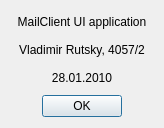
<?xml version="1.0" encoding="UTF-8"?>
<ui version="4.0">
 <class>AboutDialog</class>
 <widget class="QDialog" name="AboutDialog">
  <property name="windowModality">
   <enum>Qt::ApplicationModal</enum>
  </property>
  <property name="geometry">
   <rect>
    <x>0</x>
    <y>0</y>
    <width>164</width>
    <height>128</height>
   </rect>
  </property>
  <property name="windowTitle">
   <string>About...</string>
  </property>
  <property name="modal">
   <bool>true</bool>
  </property>
  <layout class="QGridLayout" name="gridLayout">
   <item row="0" column="0">
    <layout class="QVBoxLayout" name="verticalLayout">
     <item>
      <widget class="QLabel" name="label">
       <property name="text">
        <string>MailClient UI application</string>
       </property>
       <property name="alignment">
        <set>Qt::AlignCenter</set>
       </property>
      </widget>
     </item>
     <item>
      <widget class="QLabel" name="label_2">
       <property name="text">
        <string>Vladimir Rutsky, 4057/2</string>
       </property>
       <property name="alignment">
        <set>Qt::AlignCenter</set>
       </property>
      </widget>
     </item>
     <item>
      <widget class="QLabel" name="label_3">
       <property name="text">
        <string>28.01.2010</string>
       </property>
       <property name="alignment">
        <set>Qt::AlignCenter</set>
       </property>
      </widget>
     </item>
    </layout>
   </item>
   <item row="1" column="0">
    <widget class="QDialogButtonBox" name="buttonBox">
     <property name="orientation">
      <enum>Qt::Horizontal</enum>
     </property>
     <property name="standardButtons">
      <set>QDialogButtonBox::Ok</set>
     </property>
     <property name="centerButtons">
      <bool>true</bool>
     </property>
    </widget>
   </item>
  </layout>
 </widget>
 <resources/>
 <connections>
  <connection>
   <sender>buttonBox</sender>
   <signal>accepted()</signal>
   <receiver>AboutDialog</receiver>
   <slot>close()</slot>
   <hints>
    <hint type="sourcelabel">
     <x>154</x>
     <y>108</y>
    </hint>
    <hint type="destinationlabel">
     <x>157</x>
     <y>127</y>
    </hint>
   </hints>
  </connection>
 </connections>
</ui>
